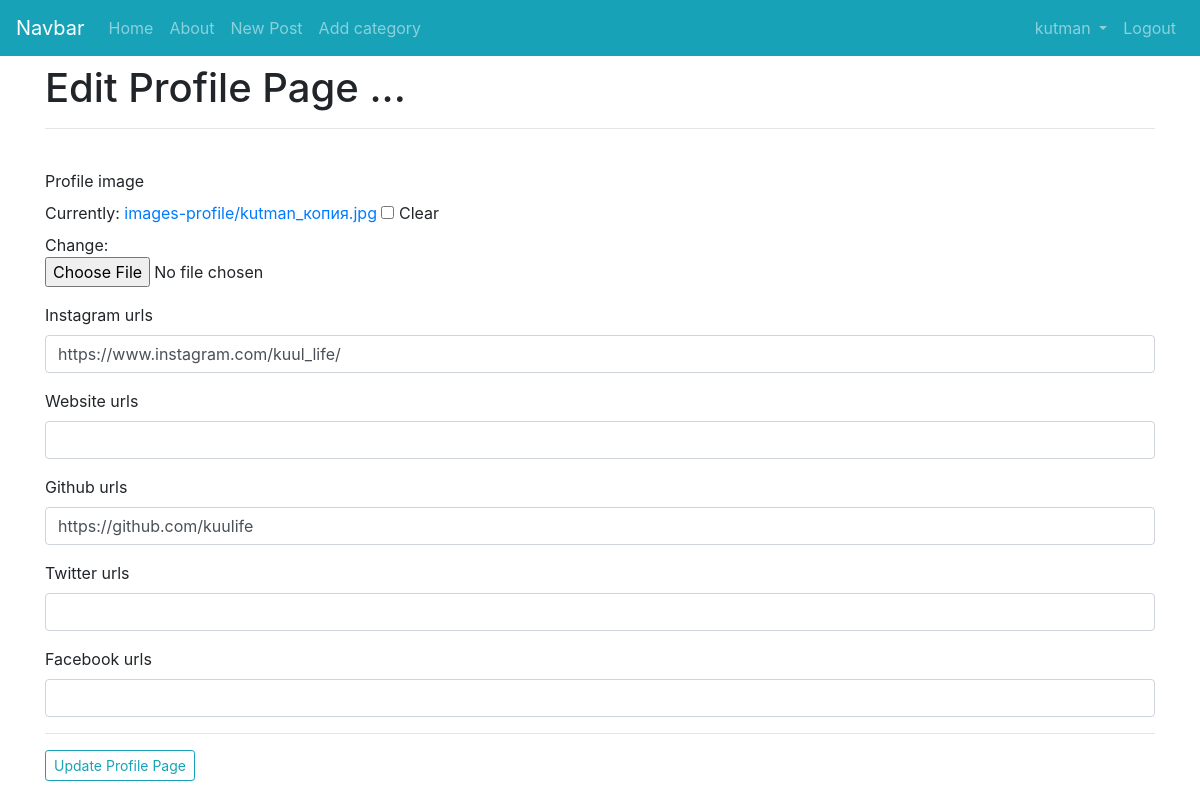
The app's page /users/edit-profile-page/1/ (signed in), older data.
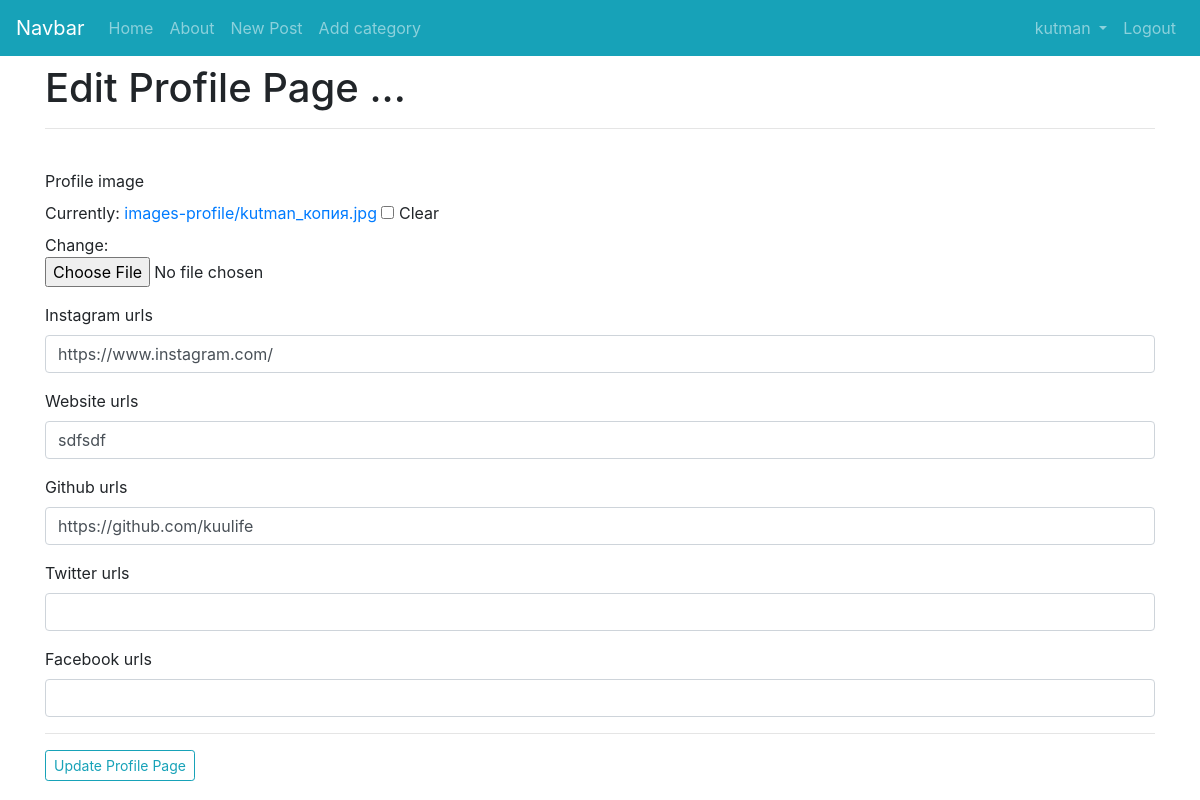
The same page, newer data.
### blog/models.py (models this page shows, shortened)
class Profile(models.Model):
	user  = models.OneToOneField(User, null = True, on_delete = models.CASCADE)
	profile_image = models.ImageField(null = True,blank = True, upload_to = 'images-profile/')
	instagram_urls = models.CharField(max_length = 200, null = True, blank = True)
	website_urls = models.CharField(max_length = 200, null = True, blank = True)
	github_urls = models.CharField(max_length = 200, null = True, blank = True)
	twitter_urls = models.CharField(max_length = 200, null = True, blank = True)
	facebook_urls = models.CharField(max_length = 200, null = True, blank = True)

### users/views.py (the view)
# urls.py: path('edit-profile-page/<int:pk>/', EditProfilePageView.as_view(),name='edit-profile-page'),
class EditProfilePageView(LoginRequiredMixin,UserPassesTestMixin,UpdateView):
	model = Profile
	form_class = EditProfilePageForm
	template_name = 'users/edit_profile_page.html'
	success_url = reverse_lazy('home')
	def test_func(self):
		post = self.get_object()
		if self.request.user == post.user:
			return True
		else:
			return False

### users/forms.py
class EditProfilePageForm(forms.ModelForm):
	class Meta:
		model = Profile
		fields = ['profile_image','instagram_urls','website_urls','github_urls','twitter_urls','facebook_urls']

### users/templates/users/edit_profile_page.html (shortened to what this page needs)
{% extends 'blog/base.html' %}
{% load crispy_forms_tags %}
	{% block content %}
	<h1>Edit Profile Page ...</h1><hr><br>
		<div class="form-group">
			<form method="POST" enctype="multipart/form-data">
				{{form|crispy}}
				<hr>
				<button class="btn btn-outline-info btn-sm" type="submit">Update Profile Page</button>
			</form>
		</div>
	{% endblock %}

Row changes from the older to the newer data that the page shows:
changed Profile "https://github.com/kuulife": instagram_urls "https://www.instagram.com/kuul_life/" → "https://www.instagram.com/"; website_urls (not shown) → "sdfsdf"
